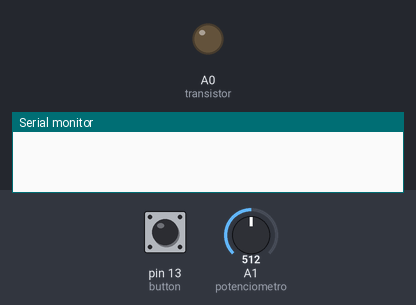
Bench run of a sketch on a simulated Arduino Uno, built with avr-gcc and run on an emulated ATmega328P. On the bench: output pins drawn as LEDs (lit = HIGH), the last lines printed to the serial monitor. The inputs (shaded band) are chosen by the test bench; at power-on: pin 13 (button) LOW, A1 (potenciometro) = 512.

Above: at 1.2 s.
1.3 s: pin 13 (button) pulled HIGH for 0.15 s
At 1.38 s:
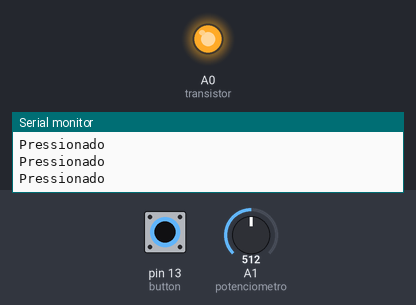
2.9 s: pin 13 (button) pulled HIGH for 3.2 s
At 6.5 s:
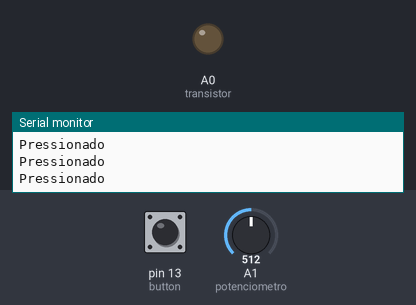
Timing chart, 0 to 8.0 s (numbered marks = the images above; inputs shaded):
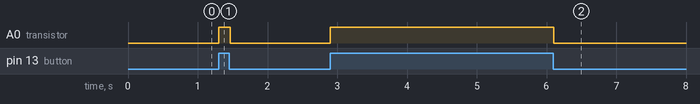

The sketch:

lab12.ino
```cpp
// C++ code
//

int button = 13;
int buttonState = 0;
int transistor = A0;
int potenciometro = A1;
int potenciometroValue;

void setup()
{
  pinMode(button, INPUT);
  pinMode(potenciometro, INPUT);
  pinMode(transistor, OUTPUT);
  Serial.begin(9600);

}

void loop()
{
    buttonState = digitalRead(button);

    potenciometroValue = analogRead(potenciometro);
   	int velocidadeMotor = map(potenciometroValue, 0, 1023, 0, 255);

	if(buttonState == HIGH)
    {
     	Serial.println("Pressionado");
		analogWrite(transistor, potenciometroValue);
    }
  	else
    {
		analogWrite(transistor, 0);
    }
}
```

Measured:
- after the input at 1.3 s, A0 (transistor): LOW → HIGH at once, → LOW 0.16 s later
- after the input at 2.9 s, A0 (transistor): LOW → HIGH at once, → LOW 3.2 s later
